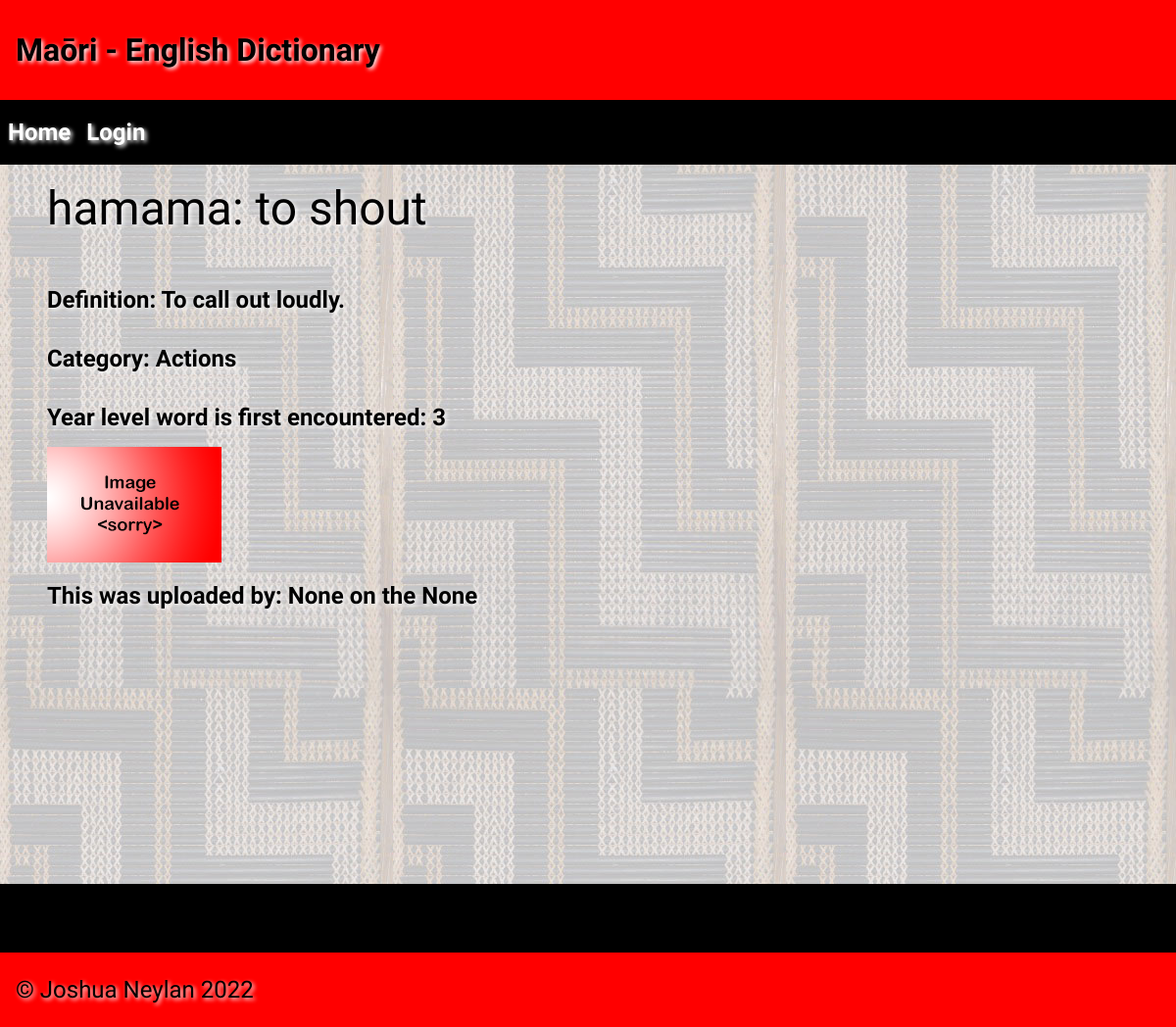
The page /Actions/hamama on the database as committed earlier.
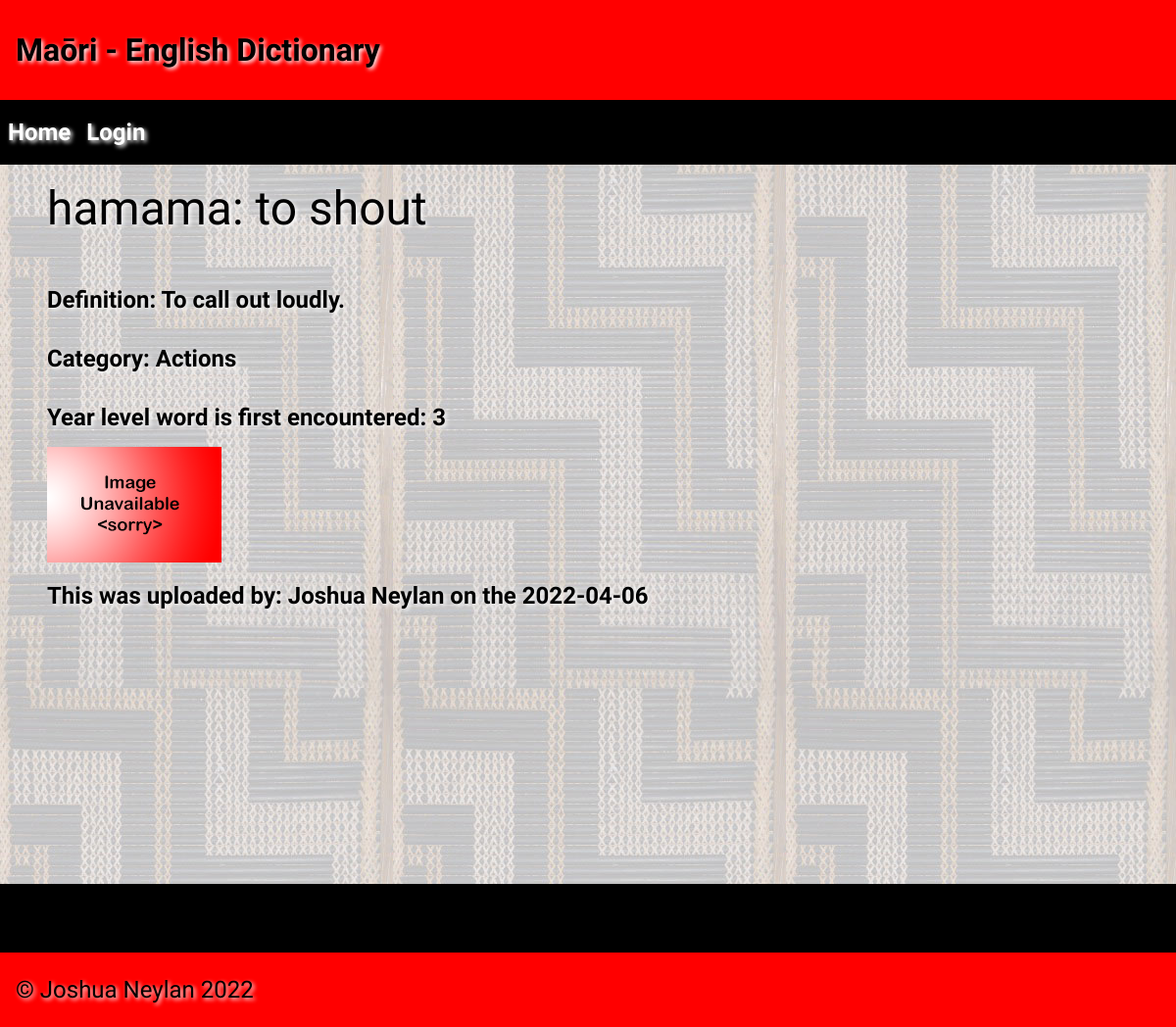
The same page on the database as committed later.
### tables this page shows
CREATE TABLE "Dictionary"
(
    id         integer
        constraint Dictionary_pk
            primary key autoincrement,
    maori      varchar(85),
    english    varchar(100),
    category   varchar(50),
    year_level integer(13),
    image      varchar(100),
    timestamp  datetime,
    author     varchar(60),
    definition varchar(200)
);

### app.py (the view)
@app.route("/<category>/<word>")
def render_category_word_details(word, category):
    con = create_connection(DB_NAME)
    query = "SELECT maori, english, category, definition, year_level, image, timestamp, author FROM Dictionary WHERE maori = ?"
    cur = con.cursor()
    cur.execute(query, (word,))
    word_details = cur.fetchall()[0]
    con.close()
    if word_details[5]:
        image_found = True
    else:
        image_found = False
    return render_template("word_details.html", word_details=word_details, category=category, image_found=image_found, logged_in=is_logged_in())

### app.py (called while the page is built)
def create_connection(db_file):
    try:
        connection = sqlite3.connect(db_file)
        connection.execute("pragma foreign_keys=ON")
        return connection
    except Error as e:
        print(e)
    return None

def is_logged_in():
    if session.get("email") is None:
        return False
    return True

### templates/word_details.html (shortened to what this page needs)
{% extends 'base.html' %}
{% block heading %}Maōri - English Dictionary{% endblock %}
{% block main %}
    <div class = "h0">{{word_details[0]}}: {{word_details[1]}}</div><br>
    <h2>Definition: {{word_details[3]}}</h2>
    <h2>Category: {{word_details[2]}}</h2>
    <h2>Year level word is first encountered: {{word_details[4]}}</h2>
    {% if image_found %}
        <img src="../static/images/{{word_details[5]}}">
    {% else %}
        <img src="../static/images/noimage.png">
    {% endif %}
    <h2>This was uploaded by: {{word_details[7]}} on the {{word_details[6]}}</h2>
{% endblock %}

### templates/base.html (shortened to what this page needs)
<!doctype html>
<html lang="en">
<head>
	<link href="{{ url_for('static', filename='css/style.css') }}" rel="stylesheet">
</head>
<body>
    <header>
        <h1>{% block heading %}{% endblock %}</h1>
    </header>
    <nav>
        <ul>
            <li><h1><a href="\">Home</a></h1></li>
            {% if logged_in %}
                <li><h1><a href="/logout">Log out</a></h1></li>
            {% else %}
                <li><h1><a href="/login">Login</a></h1></li>
            {% endif %}
        </ul>
    </nav>
    <main>
        <div id = "container">
            {% block main%}{% endblock %}
        </div>
    </main>
    <div class = "footer_top"></div>
    <footer>
        <p>
            &copy; Joshua Neylan 2022
        </p>
    </footer>
</body>
</html>

### static/css/style.css (style rules this page uses)
* { font-family: Comfortaa, sans-serif; margin: 0; padding: 0; box-sizing: border-box; }
header { grid-area: header; background-color: #f00; padding: 1rem; }
nav { grid-area: nav; }
.h0 { padding: 1rem 0; font-family: 'Suez One', serif; color: #000; text-shadow: 2px 2px 4px #fff; font-size: 300%; }
h1, h2, h3, h4 { padding: 1rem 0; font-family: 'Suez One', serif; color: #000; text-shadow: 2px 2px 4px #fff; }
p { padding: 0.5rem 0; }
a { color: #222; }
img { max-width: 500px; }
footer { grid-area: footer; padding: 1rem; background: #ff0000; }
.footer_top { display: block; width: 100%; height: 70px; background-color: #000000; }
footer p { color: #000; text-shadow: 2px 2px 4px #fff; font-size: 1.5rem; }
#container { width: 92vw; margin: auto; display: table; }
nav { width: 100%; float: left; background-color: rgba(0, 0, 0, 1) }
nav ul { list-style: none; }
nav li { padding: 0.2rem 0.5rem; display: inline; float: left; }
nav a { color: #fff; text-decoration: none; }
main { min-height: 100vh; background-image: url("../images/poutama.jpg"); background-repeat: repeat; }

Rows that differ between the two databases and show on the page:
changed Dictionary "hamama": author (not shown) → "Joshua Neylan"; timestamp (not shown) → "2022-04-06"
Other text that changed with them:
{{ word_details[7] }}: "None" → (not shown)
{{ word_details[6] }}: "None" → (not shown)
